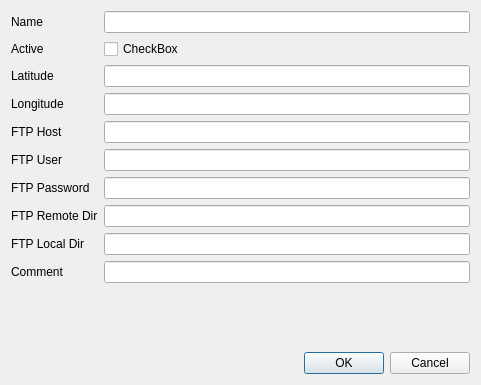
<?xml version="1.0" encoding="UTF-8"?>
<ui version="4.0">
 <class>Dialog</class>
 <widget class="QDialog" name="Dialog">
  <property name="geometry">
   <rect>
    <x>0</x>
    <y>0</y>
    <width>481</width>
    <height>385</height>
   </rect>
  </property>
  <property name="windowTitle">
   <string>Edit station</string>
  </property>
  <layout class="QVBoxLayout" name="verticalLayout">
   <item>
    <layout class="QGridLayout" name="gridLayout">
     <item row="6" column="0">
      <widget class="QLabel" name="lblFTPPassword">
       <property name="text">
        <string>FTP Password</string>
       </property>
      </widget>
     </item>
     <item row="7" column="0">
      <widget class="QLabel" name="lblFTPRemoteDir">
       <property name="text">
        <string>FTP Remote Dir</string>
       </property>
      </widget>
     </item>
     <item row="5" column="0">
      <widget class="QLabel" name="lblFTPUser">
       <property name="text">
        <string>FTP User</string>
       </property>
      </widget>
     </item>
     <item row="4" column="0">
      <widget class="QLabel" name="lblFTPHost">
       <property name="text">
        <string>FTP Host</string>
       </property>
      </widget>
     </item>
     <item row="0" column="0">
      <widget class="QLabel" name="lblName">
       <property name="text">
        <string>Name</string>
       </property>
      </widget>
     </item>
     <item row="9" column="1">
      <widget class="QLineEdit" name="editComment">
       <property name="maxLength">
        <number>1000</number>
       </property>
      </widget>
     </item>
     <item row="3" column="0">
      <widget class="QLabel" name="lblLongitude">
       <property name="text">
        <string>Longitude</string>
       </property>
      </widget>
     </item>
     <item row="0" column="1">
      <widget class="QLineEdit" name="editName">
       <property name="maxLength">
        <number>50</number>
       </property>
      </widget>
     </item>
     <item row="2" column="1">
      <widget class="QLineEdit" name="editLatitude">
       <property name="maxLength">
        <number>10</number>
       </property>
      </widget>
     </item>
     <item row="3" column="1">
      <widget class="QLineEdit" name="editLongitude">
       <property name="maxLength">
        <number>10</number>
       </property>
      </widget>
     </item>
     <item row="2" column="0">
      <widget class="QLabel" name="lblLatitude">
       <property name="text">
        <string>Latitude</string>
       </property>
      </widget>
     </item>
     <item row="9" column="0">
      <widget class="QLabel" name="lblComment">
       <property name="text">
        <string>Comment</string>
       </property>
      </widget>
     </item>
     <item row="1" column="0">
      <widget class="QLabel" name="lblActive">
       <property name="text">
        <string>Active</string>
       </property>
      </widget>
     </item>
     <item row="1" column="1">
      <widget class="QCheckBox" name="cbActive">
       <property name="text">
        <string>CheckBox</string>
       </property>
      </widget>
     </item>
     <item row="8" column="0">
      <widget class="QLabel" name="lblFTPLocalDir">
       <property name="text">
        <string>FTP Local Dir</string>
       </property>
      </widget>
     </item>
     <item row="4" column="1">
      <widget class="QLineEdit" name="editFTPHost"/>
     </item>
     <item row="5" column="1">
      <widget class="QLineEdit" name="editFTPUser"/>
     </item>
     <item row="6" column="1">
      <widget class="QLineEdit" name="editFTPPassword"/>
     </item>
     <item row="7" column="1">
      <widget class="QLineEdit" name="editFTPRemoteDir"/>
     </item>
     <item row="8" column="1">
      <widget class="QLineEdit" name="editFTPLocalDir"/>
     </item>
    </layout>
   </item>
   <item>
    <spacer name="verticalSpacer">
     <property name="orientation">
      <enum>Qt::Vertical</enum>
     </property>
     <property name="sizeHint" stdset="0">
      <size>
       <width>20</width>
       <height>40</height>
      </size>
     </property>
    </spacer>
   </item>
   <item>
    <widget class="QDialogButtonBox" name="buttonBox">
     <property name="orientation">
      <enum>Qt::Horizontal</enum>
     </property>
     <property name="standardButtons">
      <set>QDialogButtonBox::Cancel|QDialogButtonBox::Ok</set>
     </property>
    </widget>
   </item>
  </layout>
 </widget>
 <resources/>
 <connections>
  <connection>
   <sender>buttonBox</sender>
   <signal>accepted()</signal>
   <receiver>Dialog</receiver>
   <slot>accept()</slot>
   <hints>
    <hint type="sourcelabel">
     <x>248</x>
     <y>254</y>
    </hint>
    <hint type="destinationlabel">
     <x>157</x>
     <y>274</y>
    </hint>
   </hints>
  </connection>
  <connection>
   <sender>buttonBox</sender>
   <signal>rejected()</signal>
   <receiver>Dialog</receiver>
   <slot>reject()</slot>
   <hints>
    <hint type="sourcelabel">
     <x>316</x>
     <y>260</y>
    </hint>
    <hint type="destinationlabel">
     <x>286</x>
     <y>274</y>
    </hint>
   </hints>
  </connection>
 </connections>
</ui>
